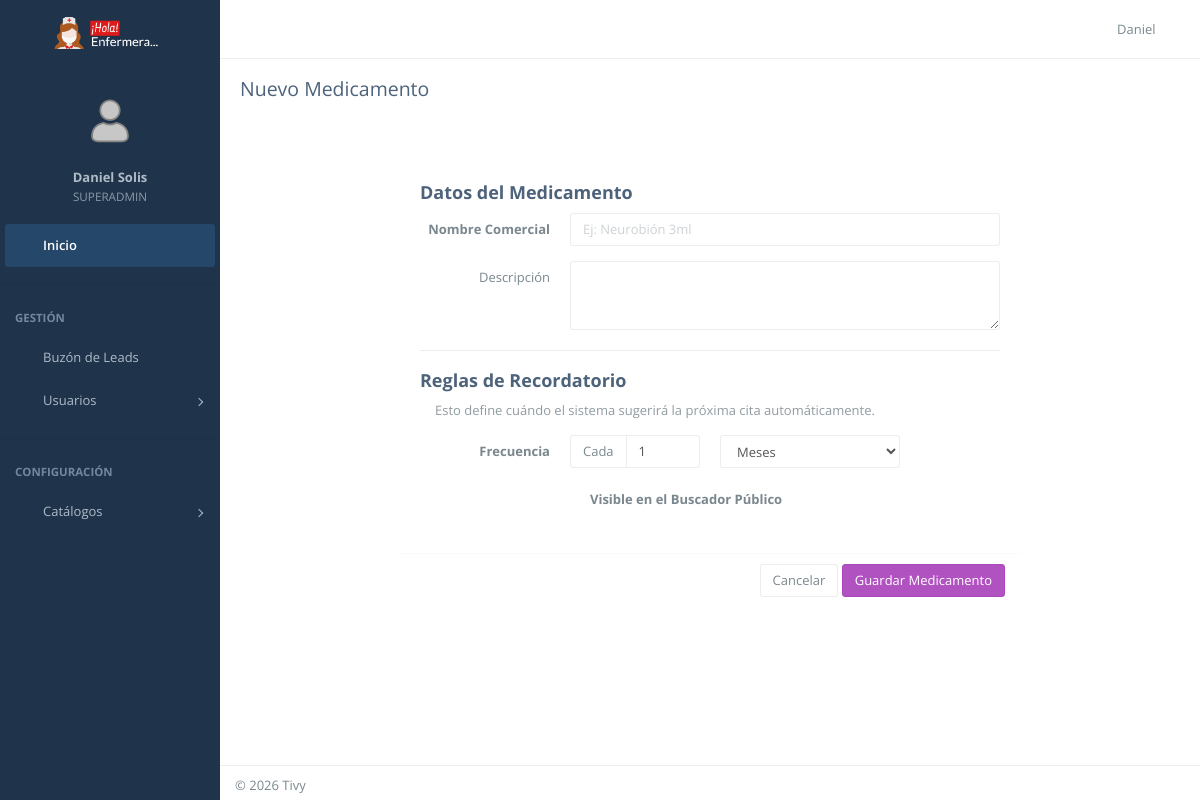
The page /dashboard/medicamentos/nuevo/ (signed in) on the database its author committed.
### CoreApps/users/models.py (models this page shows, shortened)
class User(AbstractUser):
    class Roles(models.TextChoices):
        CLIENTE = 'CLIENTE', _('Cliente')
        ENFERMERO = 'ENFERMERO', _('Enfermero')
        SUPERVISOR = 'SUPERVISOR', _('Supervisor')
        ADMINISTRADOR = 'ADMINISTRADOR', _('Administrador')
        SUPERADMIN = 'SUPERADMIN', _('Super Administrador')
    email = models.EmailField(_('Correo Electrónico'), unique=True)
    groups = models.ManyToManyField(
        Group,
        verbose_name=_('groups'),
        blank=True,
        help_text=_('The groups this user belongs to.'),
        related_name="custom_user_groups",  # Nombre único para evitar el choque
        related_query_name="user",
    )
    user_permissions = models.ManyToManyField(
        Permission,
        verbose_name=_('user permissions'),
        blank=True,
        help_text=_('Specific permissions for this user.'),
        related_name="custom_user_permissions", # Nombre único para evitar el choque
        related_query_name="user",
    )
    rol = models.CharField(
        max_length=20,
        choices=Roles.choices,
        default=Roles.CLIENTE,
        verbose_name=_('Rol en el sistema')
    )
    cedula = models.CharField(
        _('Cédula / RUC'),
        max_length=13,
        unique=True,
        blank=True,
        null=True
    )
    telefono = models.CharField(
        _('Teléfono Celular'),
        max_length=20,
        blank=True,
        null=True,
        help_text=_('Número principal para contacto')
    )
    foto = models.ImageField(upload_to='perfiles/fotos/', blank=True, null=True)
    USERNAME_FIELD = 'email'
    REQUIRED_FIELDS = ['username', 'first_name', 'last_name', 'cedula']
    class Meta:
        verbose_name = _('Usuario')
        verbose_name_plural = _('Usuarios')

### CoreApps/services/views.py (the view)
# urls.py: path('dashboard/medicamentos/nuevo/', MedicationCreateView.as_view(), name='admin_medication_create'),
class MedicationCreateView(LoginRequiredMixin, AdminRequiredMixin, SuccessMessageMixin, CreateView):
    model = Medication
    form_class = MedicationForm
    template_name = 'services/admin/medication_form.html'
    success_url = reverse_lazy('admin_medication_list')
    success_message = "Medicamento agregado al catálogo"
    def get_context_data(self, **kwargs):
        context = super().get_context_data(**kwargs)
        context['titulo'] = 'Nuevo Medicamento'
        return context

### CoreApps/services/forms.py
class MedicationForm(forms.ModelForm):
    class Meta:
        model = Medication
        fields = ['nombre', 'descripcion', 'frecuencia_valor', 'frecuencia_unidad', 'activo']
        widgets = {
            'nombre': forms.TextInput(attrs={'class': 'form-control', 'placeholder': 'Ej: Neurobión 3ml'}),
            'descripcion': forms.Textarea(attrs={'class': 'form-control', 'rows': 3}),
            'frecuencia_valor': forms.NumberInput(attrs={'class': 'form-control'}),
            'frecuencia_unidad': forms.Select(attrs={'class': 'form-control selectpicker'}),
            'activo': forms.CheckboxInput(attrs={'class': 'magic-checkbox'}),
        }
        labels = {
            'frecuencia_valor': 'Cada cuánto tiempo se aplica',
            'frecuencia_unidad': 'Unidad de Tiempo',
            'activo': 'Visible en el Buscador Público'
        }

### CoreApps/services/views.py (called while the page is built)
    def test_func(self):
        return self.request.user.is_authenticated and self.request.user.rol in ['ADMINISTRADOR', 'SUPERADMIN', 'SUPERVISOR']

### templates/services/admin/medication_form.html (shortened to what this page needs)
{% extends 'layouts/dashboard_base.html' %}
{% load widget_tweaks %}
{% block page_title %}{{ titulo }}{% endblock %}
{% block content %}
<div class="row">
    <div class="col-lg-8 col-lg-offset-2">
        <div class="panel">
            <form method="post" class="form-horizontal">
                <div class="panel-body">
                    <h4 class="text-main text-bold">Datos del Medicamento</h4>
                    <div class="form-group">
                        <label class="col-sm-3 control-label text-bold">Nombre Comercial</label>
                        <div class="col-sm-9">{{ form.nombre }}</div>
                    </div>
                    <div class="form-group">
                        <label class="col-sm-3 control-label">Descripción</label>
                        <div class="col-sm-9">{{ form.descripcion }}</div>
                    </div>
                    <hr>
                    <h4 class="text-main text-bold">Reglas de Recordatorio</h4>
                    <p class="text-muted pad-hor mar-btm">Esto define cuándo el sistema sugerirá la próxima cita automáticamente.</p>
                    <div class="form-group">
                        <label class="col-sm-3 control-label text-bold">Frecuencia</label>
                        <div class="col-sm-3">
                            <div class="input-group">
                                <span class="input-group-addon">Cada</span>
                                {{ form.frecuencia_valor }}
                            </div>
                        </div>
                        <div class="col-sm-4">
                            {{ form.frecuencia_unidad }}
                        </div>
                    </div>
                    <div class="form-group">
                        <div class="col-sm-offset-3 col-sm-9">
                            <div class="checkbox">
                                <label>{{ form.activo }} <strong>Visible en el Buscador Público</strong></label>
                            </div>
                        </div>
                    </div>
                </div>
                <div class="panel-footer text-right">
                    <a href="{% url 'admin_medication_list' %}" class="btn btn-default">Cancelar</a>
                    <button type="submit" class="btn btn-purple">Guardar Medicamento</button>
                </div>
            </form>
        </div>
    </div>
</div>
{% endblock %}

### templates/includes/dashboard/navbar.html (shortened to what this page needs)
{% load static %}
<header id="navbar">
    <div id="navbar-container" class="boxed">
        <div class="navbar-header">
            <a href="{% url 'dashboard' %}" class="navbar-brand">
                <div class="brand-custom-wrapper">
                    <img src="{% static 'img/logo-hola-enfermera2.png' %}"
                         alt="Hola Enfermera"
                         class="logo-image logo-lg">
                </div>
            </a>
        </div>
        <div class="navbar-content">
            <ul class="nav navbar-top-links pull-left">
                <li class="tgl-menu-btn">
                    <a class="mainnav-toggle" href="#">
                        <i class="demo-pli-list-view"></i>
                    </a>
                </li>
            </ul>
            <ul class="nav navbar-top-links pull-right">
                <li id="dropdown-user" class="dropdown">
                    <a href="#" data-toggle="dropdown" class="dropdown-toggle text-right">
                        <span class="ic-user pull-right">
                            <i class="demo-pli-male"></i>
                        </span>
                        <div class="username hidden-xs">{{ user.first_name }}</div>
                    </a>
                </li>
            </ul>
        </div>
    </div>
</header>

### templates/includes/dashboard/menu.html (shortened to what this page needs)
{% load static %}
<nav id="mainnav-container">
    <div id="mainnav">
        <div id="mainnav-menu-wrap">
            <div class="nano">
                <div class="nano-content">
                    <div id="mainnav-profile" class="mainnav-profile">
                        <div class="profile-wrap text-center">
                            <div class="pad-btm">
                                {% if user.foto %}
                                    <img class="img-circle img-md" src="{{ user.foto.url }}" alt="Foto">
                                {% else %}
                                    <img class="img-circle img-md" src="{% static 'img/profile-photos/user.png' %}" alt="Foto">
                                {% endif %}
                            </div>
                            <a href="#profile-nav" class="box-block" data-toggle="collapse" aria-expanded="false">
                                <p class="mnp-name">{{ user.get_full_name }}</p>
                                <span class="mnp-desc">{{ user.rol }}</span>
                            </a>
                        </div>
                    </div>
                    <ul id="mainnav-menu" class="list-group">
    <li class="active-link">
        <a href="{% url 'dashboard' %}">
            <i class="demo-pli-home"></i>
            <span class="menu-title">Inicio</span>
        </a>
    </li>
    {% if user.rol in 'ADMINISTRADOR,SUPERADMIN,SUPERVISOR' or user.is_superuser %}
        <li class="list-divider"></li>
        <li class="list-header">Gestión</li>
        <li>
            <a href="{% url 'admin_reminder_list' %}">
                <i class="demo-pli-mail"></i>
                <span class="menu-title">Buzón de Leads</span>
            </a>
        </li>
       <li>
            <a href="#">
                <i class="demo-pli-male-female"></i>
                <span class="menu-title">Usuarios</span>
                <i class="arrow"></i>
            </a>
        </li>
        <li class="list-divider"></li>
        <li class="list-header">Configuración</li>
        <li>
            <a href="#">
                <i class="demo-pli-gear"></i>
                <span class="menu-title">Catálogos</span>
                <i class="arrow"></i>
            </a>
        </li>
    {% endif %}
</ul>
                </div>
            </div>
        </div>
    </div>
</nav>

### static/css/dashboard.css (style rules this page uses)
body { margin: 0; padding: 0; min-height: 100vh; }
.navbar-brand img { height: 40px; }

### templates/includes/dashboard/navbar.html (style rules this page uses)
.brand-custom-wrapper { width: 100%; height: 100%; display: flex; align-items: center; justify-content: center; position: relative; }
.logo-image { max-height: 40px; width: auto; object-fit: contain; transition: all 0.3s ease; }
#container.mainnav-lg .logo-lg { display: block; }
.navbar-brand { padding: 0 !important; }

### rows shown on the page
User: first_name "Daniel", get_full_name "Daniel Solis", rol "SUPERADMIN"

### other values the page prints
{{ titulo }} "Nuevo Medicamento"
